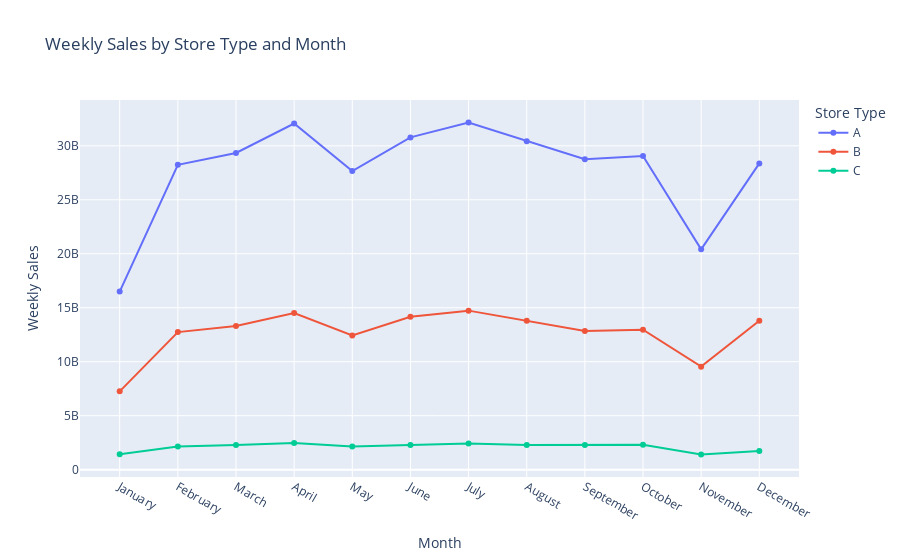

Write notebook code for a chart like this one.
### Code cell
# THIS CHART IS FOR AVERAGE WEEKLY SALES BY STORE TYPE AND MONTH
# Plot using Plotly

# Create some hover text
df['hover_text'] = (
    'Store Type: ' + df['store_type'] +
    '<br>Month: ' + df['month_name'] +
    '<br>Sales: $' + df['weekly_sales'].round(2).map('{:,.2f}'.format)
)

fig = px.line(
    df,
    x='month_name',
    y='weekly_sales',
    color='store_type',
    text='hover_text',  # Use my custom text for the hover
    markers=True,
    title='Weekly Sales by Store Type and Month',
    labels={
        'month_name': 'Month',
        'weekly_sales': 'Weekly Sales',
        'store_type': 'Store Type'
    },
    category_orders={'month_name': ['January', 'February', 'March', 'April', 'May', 'June', 
                                     'July', 'August', 'September', 'October', 'November', 'December']}
)

fig.update_traces(
    hovertemplate='%{text}<extra></extra>',
    mode='lines+markers'
)

fig.show()

### Figure 1 — Plotly figure (JSON) as saved in the notebook; plotly's stock layout.template omitted (floating-point values rounded to 4 significant figures)
{"data": [{"hovertemplate": "%{text}<extra></extra>", "legendgroup": "A", "line": {"color": "#636efa", "dash": "solid"}, "marker": {"symbol": "circle"}, "mode": "lines+markers", "name": "A", "orientation": "v", "showlegend": true, "text": ["Store Type: A<br>Month: January<br>Sales: $16,499,101,314.85", "Store Type: A<br>Month: February<br>Sales: $28,244,767,312.56", "Store Type: A<br>Month: March<br>Sales: $29,338,085,632.69", "Store Type: A<br>Month: April<br>Sales: $32,066,125,525.08", "Store Type: A<br>Month: May<br>Sales: $27,666,410,385.63", "Store Type: A<br>Month: June<br>Sales: $30,782,718,484.42", "Store Type: A<br>Month: July<br>Sales: $32,151,548,629.39", "Store Type: A<br>Month: August<br>Sales: $30,429,943,946.20", "Store Type: A<br>Month: September<br>Sales: $28,754,182,649.69", "Store Type: A<br>Month: October<br>Sales: $29,064,473,069.46", "Store Type: A<br>Month: November<br>Sales: $20,410,065,301.94", "Store Type: A<br>Month: December<br>Sales: $28,373,522,502.76"], "type": "scatter", "x": ["January", "February", "March", "April", "May", "June", "July", "August", "September", "October", "November", "December"], "xaxis": "x", "y": [16500000000.0, 28240000000.0, 29340000000.0, 32070000000.0, 27670000000.0, 30780000000.0, 32150000000.0, 30430000000.0, 28750000000.0, 29060000000.0, 20410000000.0, 28370000000.0], "yaxis": "y"}, {"hovertemplate": "%{text}<extra></extra>", "legendgroup": "B", "line": {"color": "#EF553B", "dash": "solid"}, "marker": {"symbol": "circle"}, "mode": "lines+markers", "name": "B", "orientation": "v", "showlegend": true, "text": ["Store Type: B<br>Month: January<br>Sales: $7,254,939,724.93", "Store Type: B<br>Month: February<br>Sales: $12,744,030,969.82", "Store Type: B<br>Month: March<br>Sales: $13,310,918,542.07", "Store Type: B<br>Month: April<br>Sales: $14,509,924,955.25", "Store Type: B<br>Month: May<br>Sales: $12,426,481,830.36", "Store Type: B<br>Month: June<br>Sales: $14,168,906,359.83", "Store Type: B<br>Month: July<br>Sales: $14,732,299,190.21", "Store Type: B<br>Month: August<br>Sales: $13,802,786,769.30", "Store Type: B<br>Month: September<br>Sales: $12,842,044,034.85", "Store Type: B<br>Month: October<br>Sales: $12,970,136,340.63", "Store Type: B<br>Month: November<br>Sales: $9,546,265,628.26", "Store Type: B<br>Month: December<br>Sales: $13,801,104,507.13"], "type": "scatter", "x": ["January", "February", "March", "April", "May", "June", "July", "August", "September", "October", "November", "December"], "xaxis": "x", "y": [7255000000.0, 12740000000.0, 13310000000.0, 14510000000.0, 12430000000.0, 14170000000.0, 14730000000.0, 13800000000.0, 12840000000.0, 12970000000.0, 9546000000.0, 13800000000.0], "yaxis": "y"}, {"hovertemplate": "%{text}<extra></extra>", "legendgroup": "C", "line": {"color": "#00cc96", "dash": "solid"}, "marker": {"symbol": "circle"}, "mode": "lines+markers", "name": "C", "orientation": "v", "showlegend": true, "text": ["Store Type: C<br>Month: January<br>Sales: $1,429,844,735.25", "Store Type: C<br>Month: February<br>Sales: $2,149,852,757.09", "Store Type: C<br>Month: March<br>Sales: $2,294,497,464.02", "Store Type: C<br>Month: April<br>Sales: $2,476,406,502.70", "Store Type: C<br>Month: May<br>Sales: $2,151,798,254.46", "Store Type: C<br>Month: June<br>Sales: $2,290,829,074.32", "Store Type: C<br>Month: July<br>Sales: $2,427,462,912.30", "Store Type: C<br>Month: August<br>Sales: $2,284,637,949.08", "Store Type: C<br>Month: September<br>Sales: $2,282,469,302.52", "Store Type: C<br>Month: October<br>Sales: $2,305,314,082.41", "Store Type: C<br>Month: November<br>Sales: $1,415,565,800.77", "Store Type: C<br>Month: December<br>Sales: $1,722,567,833.81"], "type": "scatter", "x": ["January", "February", "March", "April", "May", "June", "July", "August", "September", "October", "November", "December"], "xaxis": "x", "y": [1430000000.0, 2150000000.0, 2294000000.0, 2476000000.0, 2152000000.0, 2291000000.0, 2427000000.0, 2285000000.0, 2282000000.0, 2305000000.0, 1416000000.0, 1723000000.0], "yaxis": "y"}], "layout": {"legend": {"title": {"text": "Store Type"}, "tracegroupgap": 0}, "title": {"text": "Weekly Sales by Store Type and Month"}, "xaxis": {"anchor": "y", "categoryarray": ["January", "February", "March", "April", "May", "June", "July", "August", "September", "October", "November", "December"], "categoryorder": "array", "domain": [0, 1], "title": {"text": "Month"}}, "yaxis": {"anchor": "x", "domain": [0, 1], "title": {"text": "Weekly Sales"}}}}
